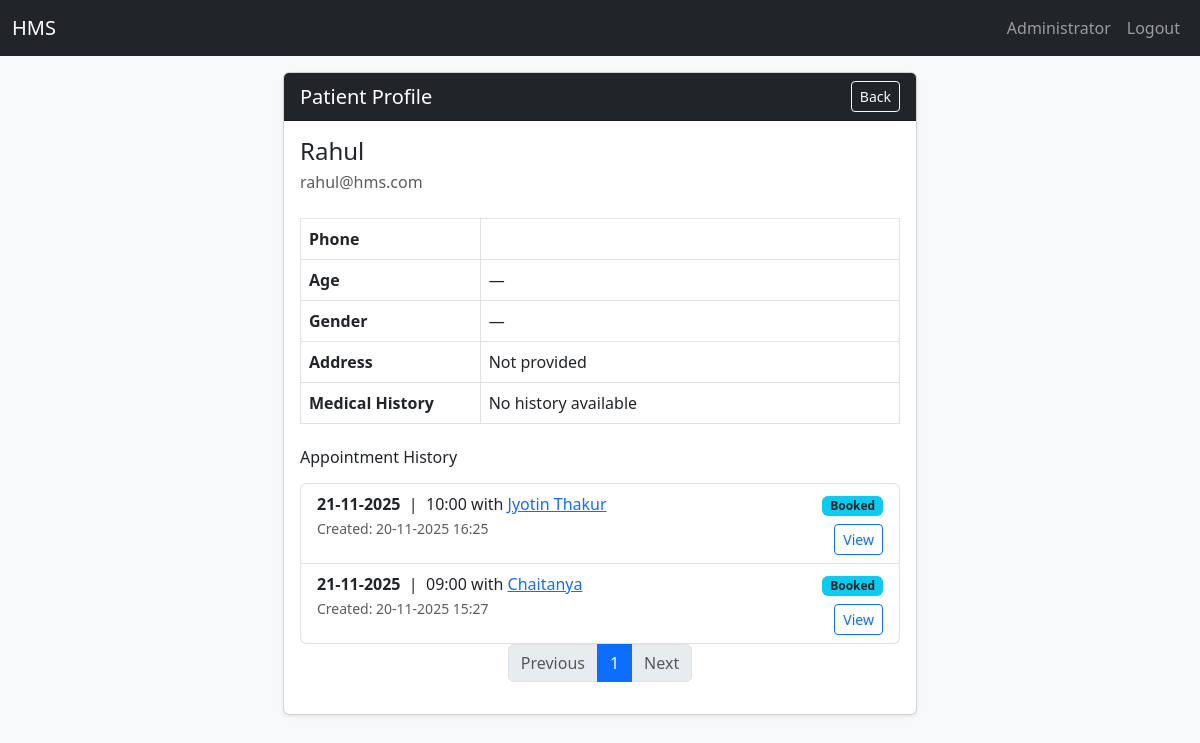
Before: /admin/patient/1/view (signed in) with the older database file.
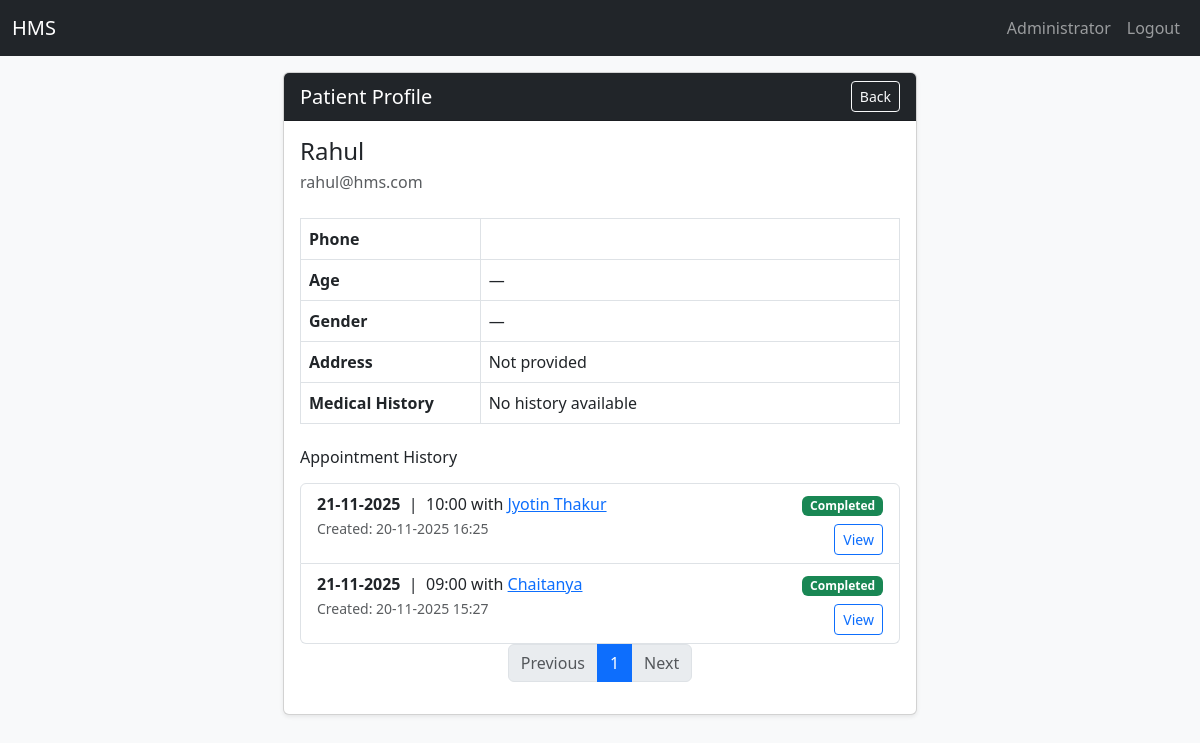
After: the same page with the newer database file.
### app/models.py (models this page shows, shortened)
class Appointment(db.Model):
    id = db.Column(db.Integer, primary_key=True)
    patient_id = db.Column(db.Integer, db.ForeignKey('patient_profile.id'))
    doctor_id = db.Column(db.Integer, db.ForeignKey('doctor_profile.id'))
    date = db.Column(db.Date, nullable=False)
    time = db.Column(db.Time, nullable=False)
    status = db.Column(db.String(20), default='Booked')  # Booked/Completed/Cancelled
    created_at = db.Column(db.DateTime, default=func.now()) # Timestamp of appointment creation from database
    treatment = db.relationship('Treatment', backref='appointment', uselist=False)
    __table_args__ = (
        db.UniqueConstraint('doctor_id', 'date', 'time', name='uix_doctor_datetime'),
    )

class User(UserMixin, db.Model):
    id = db.Column(db.Integer, primary_key=True)
    email = db.Column(db.String(120), unique=True, nullable=False)
    name = db.Column(db.String(120), nullable=False)
    password_hash = db.Column(db.String(128), nullable=False)
    role = db.Column(db.String(20), nullable=False)
    active = db.Column(db.Boolean, default=True)
    reason= db.Column(db.String(255))
    created_at = db.Column(db.DateTime, default=func.now())
    doctor = db.relationship('DoctorProfile', backref='user', uselist=False)
    patient = db.relationship('PatientProfile', backref='user', uselist=False)

### app/routes.py (the view)
@main.route('/admin/patient/<int:patient_id>/view')
@login_required
@role_required('admin')
@validate_csrf
def admin_view_patient(patient_id):
    return_url = request.args.get('next') or request.referrer
    page = request.args.get('page', 1, type=int)
    from .models import PatientProfile, Appointment
    try:
        patient = (
            PatientProfile.query.get_or_404(patient_id)
        )
    except Exception:
        current_app.logger.exception("Failed patient eager-load; falling back.")
        patient = PatientProfile.query.get_or_404(patient_id)
    appt_q = (Appointment.query
              .filter_by(patient_id=patient.id)
              .order_by(Appointment.date.desc(), Appointment.time.desc()))
    appointments, pagination = paginate_query(appt_q, page)
    return render_template(
        'patient_profile_view.html',
        patient=patient,
        appointments=appointments,
        pagination=pagination,
        next=return_url,
        csrf_token=getattr(g, 'csrf_token', None)
    )

### app/routes.py (called while the page is built)
def role_required(role):
    from functools import wraps
    def decorator(fn):
        @wraps(fn)
        def wrapper(*args, **kwargs):
            if not current_user.is_authenticated or current_user.role != role:
                flash('Access denied', 'danger')
                return redirect(url_for('views.login'))
            return fn(*args, **kwargs)
        return wrapper
    return decorator

def paginate_query(query, page, per_page=ITEMS_PER_PAGE):
    page = max(1, int(page or 1))
    per_page = int(per_page)
    total = query.order_by(None).count()
    total_pages = max(1, ceil(total / per_page))
    if page > total_pages:
        page = total_pages
    items = query.offset((page - 1) * per_page).limit(per_page).all()
    pagination = {
        'page': page,
        'per_page': per_page,
        'total': total,
        'total_pages': total_pages,
        'has_prev': page > 1,
        'has_next': page < total_pages,
        'prev_page': page - 1 if page > 1 else None,
        'next_page': page + 1 if page < total_pages else None
    }
    return items, pagination

### app/templates/patient_profile_view.html (shortened to what the changed rows need)
{% extends 'base.html' %} {% block title %}| View Patient's Profile{% endblock %}
{% block content %}
<div class="row justify-content-center">
  <div class="col-lg-7 col-md-9">
    <div class="card shadow-sm">
      <div class="card-body">
        <table class="table table-bordered mb-4">
          <tr>
            <th width="30%">Phone</th>
          </tr>
          <tr>
            <th>Age</th>
          </tr>
          <tr>
            <th>Gender</th>
          </tr>
          <tr>
            <th>Address</th>
          </tr>
          <tr>
            <th>Medical History</th>
          </tr>
        </table>
        {% if appointments %}
          <ul class="list-group">
            {% for appt in appointments %}
                <li class="list-group-item d-flex justify-content-between align-items-start">
                <div>
                <div>
                    <strong>{{ appt.date.strftime('%d-%m-%Y') }}</strong>
                    &nbsp;|&nbsp; {{ appt.time.strftime('%H:%M') }}
                    {% if appt.patient and appt.doctor %}
                    {% if doctor is defined %}
                        with <a href="{{ url_for('main.admin_view_patient', patient_id=appt.patient.id) }}">{{ appt.patient.user.name }}</a>
                    {% elif patient is defined %}
                        with <a href="{{ url_for('main.admin_view_doctor', doctor_id=appt.doctor.id) }}">{{ appt.doctor.user.name }}</a>
                    {% endif %}
                    {% endif %}
                </div>
                <small class="text-muted">Created: {{ appt.created_at.strftime('%d-%m-%Y %H:%M') }}</small>
                </div>
                <div class="text-end">
                <span class="badge
                    {% if appt.status == 'Booked' %}bg-info text-dark
                    {% elif appt.status == 'Completed' %}bg-success
                    {% elif appt.status == 'Cancelled' %}bg-danger
                    {% else %}bg-secondary{% endif %}">
                    {{ appt.status }}
                </span>
                <div class="mt-2">
                    <a class="btn btn-sm btn-outline-primary" href="{{ url_for('main.admin_appointment_view', appt_id=appt.id, next=request.full_path) }}">View</a>
                </div>
                </div>
                </li>
            {% endfor %}
          </ul>
        {% else %}
          <div class="alert alert-secondary">No appointments found.</div>
        {% endif %}
      </div>
    </div>
  </div>
</div>
{% endblock %}

Changed rows visible on the page:
changed Appointment "Jyotin Thakur": status "Booked" → "Completed"
changed Appointment "Chaitanya": status "Booked" → "Completed"
